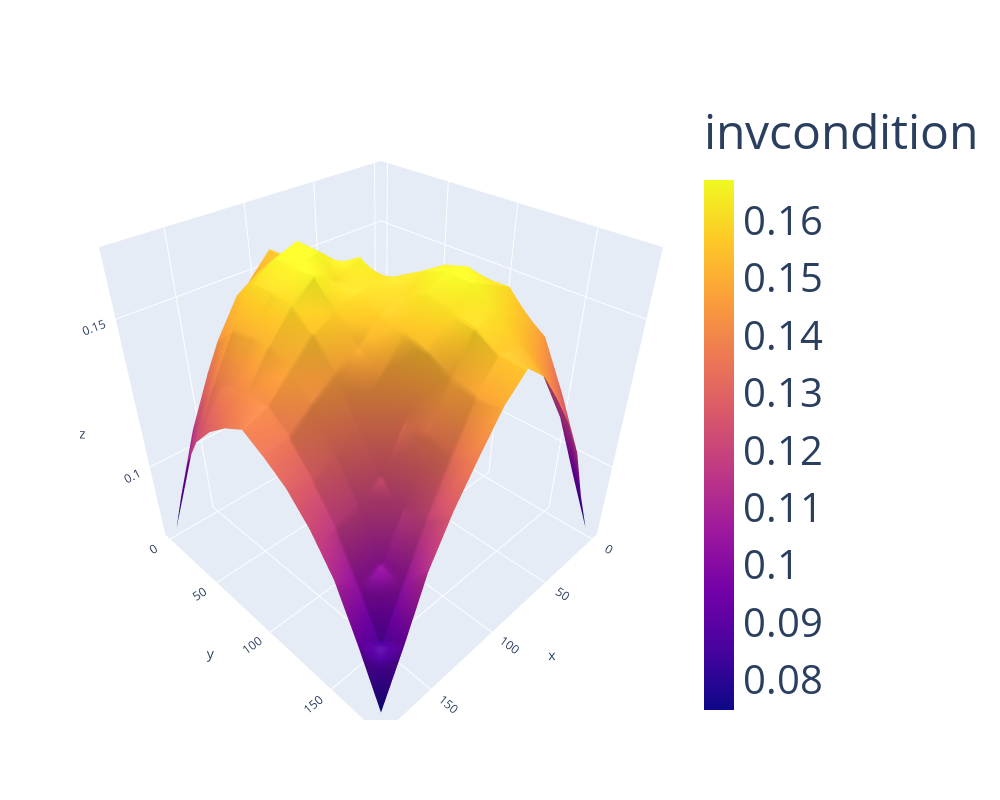

The code cell stored with this chart in its notebook:
### Code cell
plot_global_index_results(
    alpha_list_deg3=alpha3_list * 180 / np.pi,
    alpha_list_deg4=alpha4_list * 180 / np.pi,
    res_mat=result_matrix,
    plot_type="surface",
    method="invcondition",
    axes="all",
    isSave=True,
    step=step,
)

### Figure 1 — Plotly figure (JSON) as saved in the notebook; plotly's stock layout.template omitted (floating-point values rounded to 4 significant figures; data arrays with more than 128 entries replaced by an {"elided": "..."} marker saying what was removed)
{"data": [{"colorbar": {"tickfont": {"size": 40}, "title": {"text": "invcondition"}}, "type": "surface", "x": [0.0, 15.0, 30.0, 45.0, 60.0, 75.0, 90.0, 105.0, 120.0, 135.0, 150.0, 165.0, 180.0], "y": [0.0, 15.0, 30.0, 45.0, 60.0, 75.0, 90.0, 105.0, 120.0, 135.0, 150.0, 165.0, 180.0], "z": {"elided": "13x13 float values"}}], "layout": {"autosize": true, "height": 800, "width": 1000, "xaxis": {"dtick": 15, "tickfont": {"size": 40}, "title": {"font": {"size": 40}, "text": "alpha3 (deg)"}}, "yaxis": {"dtick": 15, "tickfont": {"size": 40}, "title": {"font": {"size": 40}, "text": "alpha4 (deg)"}}}}
